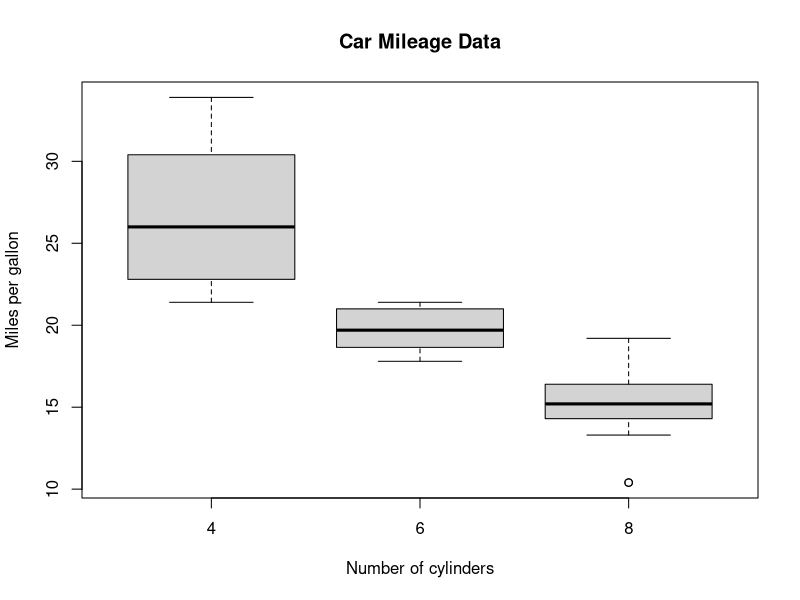
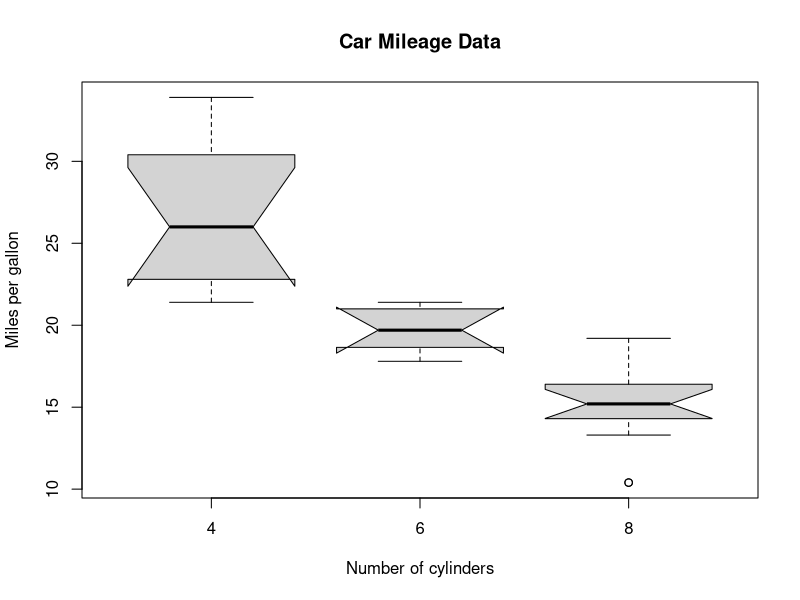
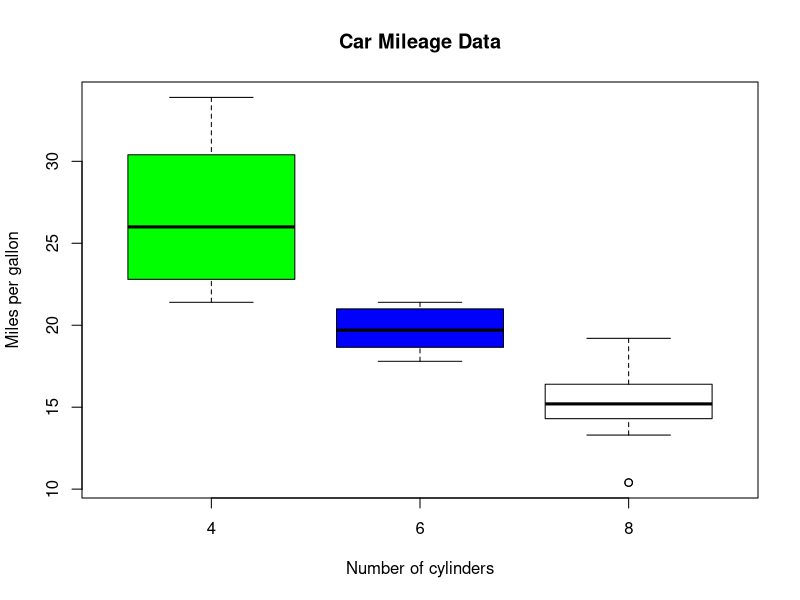
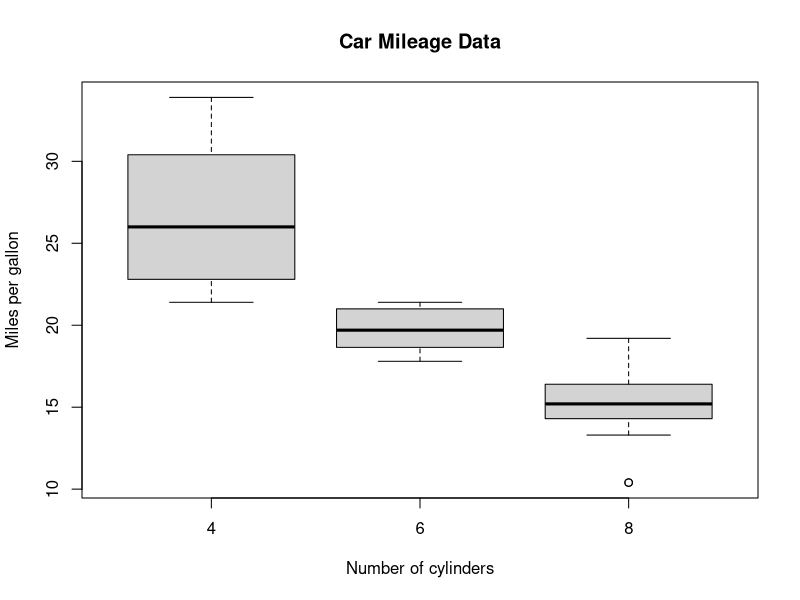

Write R code to recreate these figures, in order.
attach(mtcars)
mtcars
summary(mtcars)
boxplot(mpg~cyl, main = "Car Mileage Data", xlab = "Number of cylinders", ylab = "Miles per gallon")
boxplot(mpg~cyl, main = "Car Mileage Data", xlab = "Number of cylinders", ylab = "Miles per gallon", notch = TRUE)
boxplot(mpg~cyl, main = "Car Mileage Data", xlab = "Number of cylinders", ylab = "Miles per gallon", col = c("green", "blue", "white"))
boxplot(mpg~cyl, main = "Car Mileage Data", xlab = "Number of cylinders", ylab = "Miles per gallon", horiz = TRUE)
